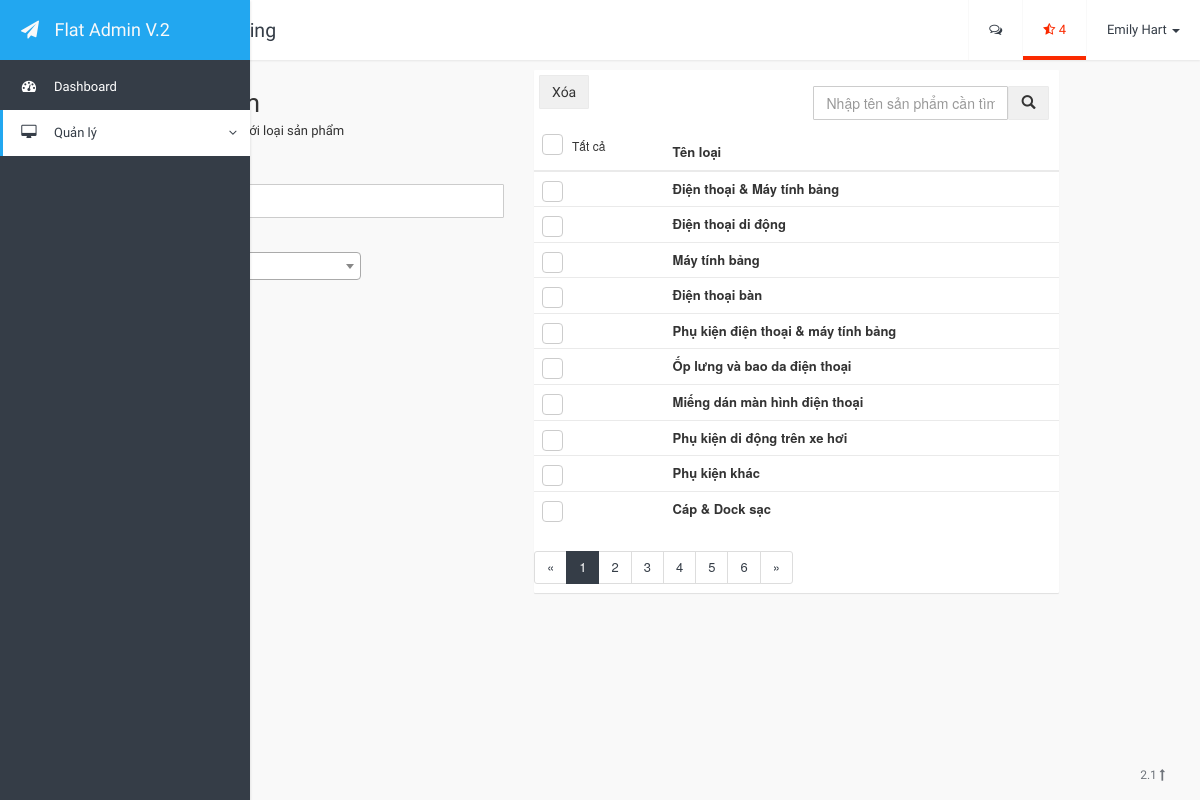
/PHP/weblazada/html/product_template.php?page=loaisanpham, run on the app's committed database.
### tables this page shows
CREATE TABLE LOAISANPHAM(
	MALOAISP INT AUTO_INCREMENT,
    TENLOAISP NVARCHAR(100),
    MALOAI_CHA INT,

    CONSTRAINT KHOACHINH_LOAISANPHAM_MALOAISP PRIMARY KEY (MALOAISP)
);

### PHP/weblazada/html/page_product/loaisanpham.php (the view, shortened to what this page needs)
<div class="row">
	<div id="col-left" class="col-sm-4 col-md-5 col-lg-6">
		<div class="page-title form-style">
		    <span class="title">Loại sản phẩm</span>
		    <div class="description">Quản lý nội dung liên quan tới loại sản phẩm</div>
	    	<label for="ip_tenloaisp">Tên loại sản phẩm</label>
	    	<input type="text" class="form-control" id="ip_tenloaisp" placeholder="Nhập tên loại sản phẩm" />
	    	<label for="ip_tenloaisp">Loại cha</label></br>
	    </div>
	</div>
	<div id="col-right" class="col-sm-8 col-md-7 col-lg-6">
		<div class="card">
			<input type="button" class="btn btn-default" id="btn-xoaloaisanpham" value="Xóa" />
			<div class="col-right">
				<table class="timkiem">
					<tr>
						<td><input type="text" class="form-control" id="txt-timtenloaisp" placeholder="Nhập tên sản phẩm cần tìm"/></td>
						<td><button id="btn-timkiemloaisp" class="btn btn-default"><i class="glyphicon glyphicon-search"></i></button></td>
					</tr>
				</table>
			</div>
			<table class="table">
				<thead>
					<tr>
						<th>
							<div class="checkbox3 checkbox-round checkbox-check checkbox-light">
								<label for="cb-chontatca" >Tất cả</label>
							</div>
						</th>
						<th>
							Tên loại
						</th>
					</tr>
				</thead>
				<tbody>
					<?php
						LayDanhSachLoaiSanPhamLimit(0);
					?>
				</tbody>
			</table>
			<?php
				HienThiPhanTrang();
			?>
		</div>
	</div>
</div>
<?php
	function HienThiPhanTrang(){
		global $conn;
		$truyvan = "SELECT * FROM loaisanpham";
		$ketqua = mysqli_query($conn,$truyvan);
		$tongsotrang = ceil(mysqli_num_rows($ketqua)/10);
		echo '<nav>
				<ul class="pagination">
					<li>
						<a href="#" aria-label="Previous">
							<span aria-hidden="true">&laquo;</span>
						</a>
					</li>'	;
		for($i=1;$i<=$tongsotrang;$i++){
			if($i==1){
				echo '<li class="active"><a href="#">'.$i.'</a></li>';
			}else{
				echo '<li><a href="#">'.$i.'</a></li>';
			}
		}
		echo '<li>
					<a href="#" aria-label="Next">
						<span aria-hidden="true">&raquo;</span>
					</a>
			   </li>
			</ul>
		</nav>';
	}
	function LayDanhSachLoaiSanPhamLimit($limit){
		global $conn;
		$truyvan = "SELECT * FROM loaisanpham LIMIT ".$limit.",10";
		$ketqua = mysqli_query($conn,$truyvan);
		if($ketqua){
			while ($dong = mysqli_fetch_array($ketqua)) {
				echo "<tr>";
				echo '<th><div class="checkbox3 checkbox-round checkbox-check checkbox-light">
							<input name="cb-mang[]" data-id="'.$dong["MALOAISP"].'" type="checkbox" id="cb-'.$dong["MALOAISP"].'"/>
							<label for="cb-'.$dong["MALOAISP"].'" ></label>
						</div></th>';
				echo '<th>'.$dong["TENLOAISP"].'</th>';
				echo "</tr>";
			}
		}
	}
 ?>

### PHP/weblazada/css/style.css (style rules this page uses)
html { height: 100%; }
body { padding-top: 0px; height: 100%; position: relative; font-size: 13px; }
* { outline: none; }
.row > [class*="col-"] { margin-bottom: 25px; }
a { text-decoration: none; }
.navbar { z-index: 10001; padding-left: 60px; -webkit-transition: all 0.25s; transition: all 0.25s; }
.navbar .navbar-nav > li > a { font-family: 'Roboto Condensed', sans-serif; height: 60px; line-height: 60px; padding: 0px 20px 0px 20px; }
.app-container .content-container .side-menu { overflow-y: auto; z-index: 100000; position: fixed; width: 60px; height: 100%; -webkit-transition: all 0.25s; transition: all 0.25s; }
.app-container .content-container .side-menu .navbar-header { width: 100%; border-bottom: 0px solid #e7e7e7; }
.app-container .content-container .side-menu .navbar-header .navbar-brand { width: 455px; line-height: 60px; height: 60px; padding: 0; width: 100%; overflow: hidden; font-family: 'Roboto Condensed', sans-serif; }
.app-container .content-container .side-menu .navbar-header .navbar-brand .icon { width: 60px; text-align: center; display: inline-block; }
.app-container .content-container .side-menu .navbar-header .navbar-brand .title { margin-left: -10px; display: none; }
.app-container .content-container .side-menu .navbar { border: none; padding-left: 0px; }
.app-container .content-container .side-menu .navbar-nav li { display: block; width: 100%; overflow: hidden; }
.app-container .content-container .side-menu .navbar-nav li a { font-family: 'Roboto Condensed', sans-serif; padding: 0 10px 0 10px; height: 46px; line-height: 46px; display: block; white-space: nowrap; }
.app-container .content-container .side-menu .navbar-nav li a .icon { margin-left: 0px; width: 38px; text-align: center; font-size: 1.1em; display: inline-block; }
.app-container .content-container .side-menu .navbar-nav li a .title { width: 0px; white-space: nowrap; padding-left: 6px; display: none; }
.app-container .content-container .side-menu .navbar-nav li.dropdown { border: 0; margin-bottom: 0; border-radius: 0; box-shadow: none; }
.app-container .content-container .side-menu .navbar-nav li.dropdown > a:after { content: ""; position: absolute; right: 1em; }
.page-title { font-family: 'Roboto Condensed', sans-serif; margin-left: -10px; margin-right: -10px; padding: 15px 10px; margin-bottom: 0px; height: auto; }
.page-title .title { font-size: 2em; }
.card { background-color: #FFF; border-radius: 1px; overflow: hidden; position: relative; }
.panel { border-radius: 1px; }
.btn { margin-top: 5px; margin-bottom: 5px; border-radius: 1px; border-width: 1px; font-family: 'Roboto Condensed', sans-serif; }
.pagination { margin-top: 5px; margin-bottom: 5px; }
.pagination li:first-child > a, .pagination li:first-child span { border-top-left-radius: 3px; border-bottom-left-radius: 3px; }
.pagination li:last-child > a, .pagination li:last-child span { border-top-right-radius: 3px; border-bottom-right-radius: 3px; }
.form-control { border-radius: 1px; box-shadow: none; }
.checkbox3, .radio3 { margin-top: 0px; margin-bottom: 0px; }
.checkbox3 label, .radio3 label { padding: 8px 0 8px 30px; }
.checkbox3 label::before, .radio3 label::before { top: 5px; }
.checkbox3 label::after, .radio3 label::after { top: 5px; }
.checkbox3 label, .radio3 label, .checkbox-inline, .radio-inline { font-weight: normal; }

### PHP/weblazada/css/custom-style.css (style rules this page uses)
.col-right { float: right; margin: 2% 2% 0 0; }
#col-left { width: 40%; }
.form-style > label,.form-style > input { margin-top: 10px; }
#btn-xoaloaisanpham { margin: 5px; }

### data on the page
loaisanpham: TENLOAISP "Điện thoại & Máy tính bảng"
loaisanpham: TENLOAISP "Điện thoại di động"
loaisanpham: TENLOAISP "Máy tính bảng"
loaisanpham: TENLOAISP "Điện thoại bàn"
loaisanpham: TENLOAISP "Phụ kiện điện thoại & máy tính bảng"
loaisanpham: TENLOAISP "Ốp lưng và bao da điện thoại"
loaisanpham: TENLOAISP "Miếng dán màn hình điện thoại"
loaisanpham: TENLOAISP "Phụ kiện di động trên xe hơi"
loaisanpham: TENLOAISP "Phụ kiện khác"
loaisanpham: TENLOAISP "Cáp & Dock sạc"
